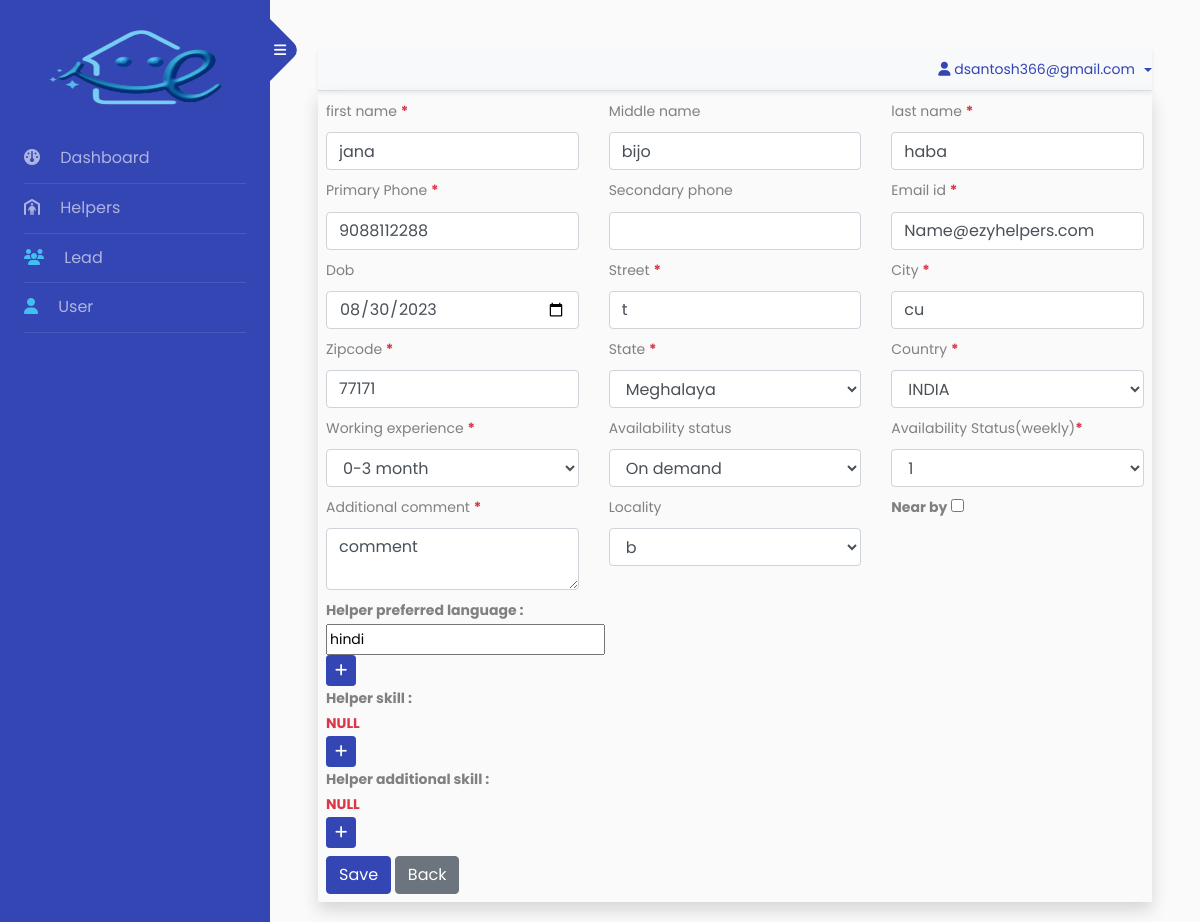
/helper_edit/2 (signed in), run on an earlier commit of the app's database.
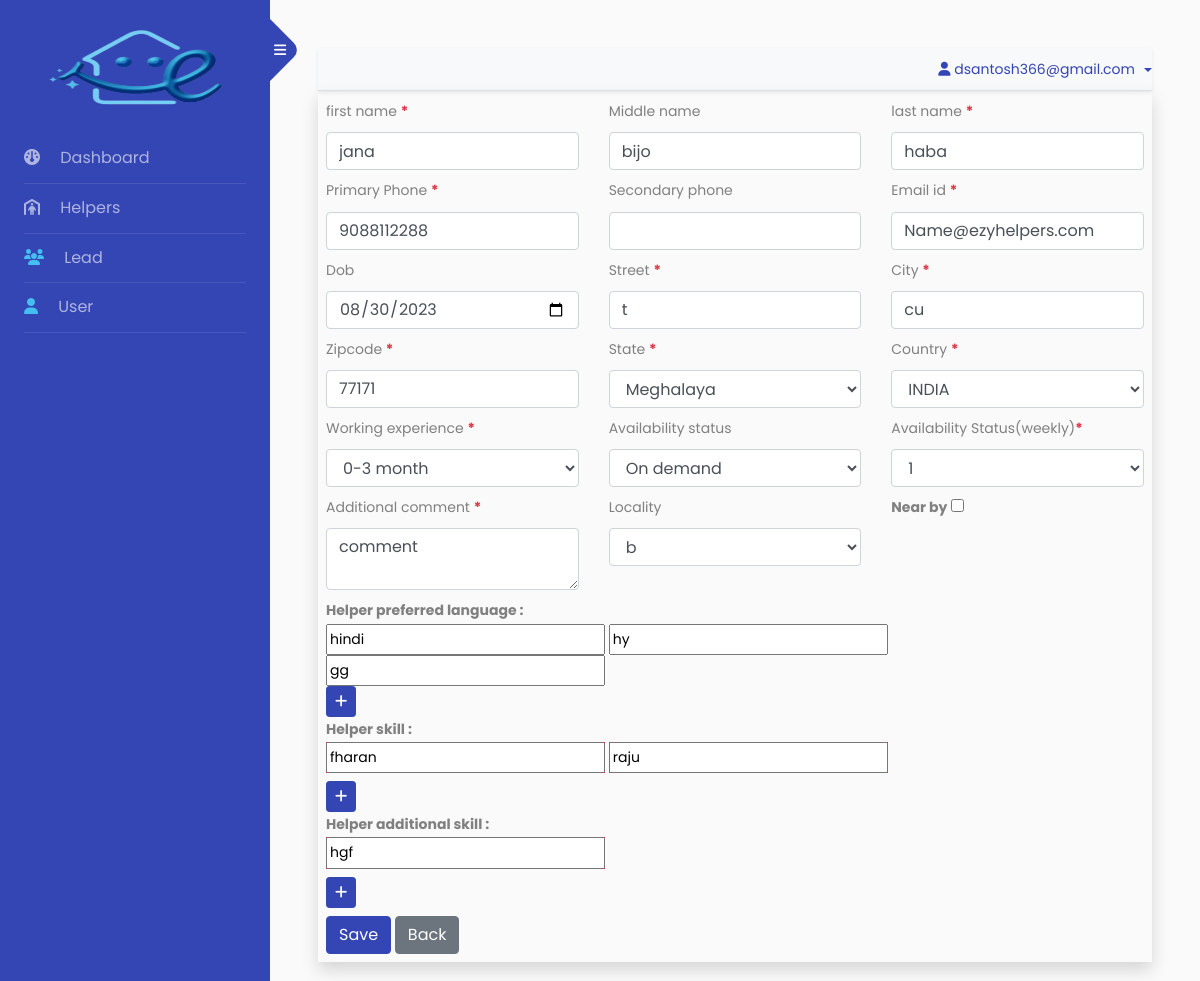
And on a later commit of the database.
### app/models.py (models this page shows, shortened)
class HelperModel(models.Model):
    helper_id = models.CharField(max_length=20,null=True,blank=True,unique=True)
    helper_status = models.CharField(max_length=50,choices=CONTACT_STATUS,default='pending')
    first_name = models.CharField(max_length=100,null=False,blank=False)
    middle_name = models.CharField(max_length=100,null=True,blank=True)
    last_name = models.CharField(max_length=100,null=False,blank=False)
    primary_phone = models.IntegerField(null=False,blank=False)
    secondary_phone = models.IntegerField(null=True,blank=True)
    email_id = models.CharField(max_length=100,null=True,blank=True,default='Name@ezyhelpers.com')
    dob = models.DateField()
    street = models.CharField(max_length=100,null=False,blank=False)
    city = models.CharField(max_length=100,null=False,blank=False)
    zipcode = models.IntegerField(null=False,blank=False)
    state = models.CharField(max_length=100,choices=STATE,null=False,blank=False)
    country = models.CharField(max_length=100,choices=COUNTRY,null=False,blank=False)
    additional_comment = models.TextField(blank=True,null=True)
    work_experience = models.CharField(max_length=30,choices=EXPERIENCE)
    availability_status_week = models.IntegerField(default=1,choices=WEEK)
    availability_status = models.CharField(max_length=60,choices=AVAILABILITY_STATUS)
    locality = models.CharField(max_length=30,choices=LOCALITY)
    near_by = models.BooleanField(default=False)
    admin_user = models.ForeignKey(User,on_delete=models.CASCADE,null=True,blank=True)
    create_date = models.DateField(auto_now_add=True)
    update_date = models.DateField(null=True,blank=True)

class HelperPreferredLanguageModel(models.Model):
    helper = models.ForeignKey(HelperModel,on_delete=models.CASCADE)
    language = models.CharField(max_length=100)

class HelperSkillSetModel(models.Model):
    helper = models.ForeignKey(HelperModel,on_delete=models.CASCADE)
    skill = models.CharField(max_length=200)

class HelperAdditionalSkillSetModel(models.Model):
    helper = models.ForeignKey(HelperModel,on_delete=models.CASCADE)
    additional_skill = models.CharField(max_length=100)

### backnd/views.py (the view, shortened to what this page needs)
# urls.py: path('helper_edit/<id>',HelperEditView,name='helper_edit'),
@login_required
def HelperEditView(request,id):
    helper = HelperModel.objects.get(id = id)
    helper_skill = HelperSkillSetModel.objects.filter(helper = helper)
    helper_additional_skill = HelperAdditionalSkillSetModel.objects.filter(helper = helper)
    helper_language = HelperPreferredLanguageModel.objects.filter(helper = helper)
    fm = HelperForm(instance=helper) # form
    data = {
        'fm':fm,
        'skill': helper_skill,
        'additional_skill':helper_additional_skill,
        'helper_language':helper_language
    }
    return render(request,'helper_edit.html',data)

### templates/helper_edit.html (shortened to what this page needs)
{% extends 'index.html' %}
{% block body %}
<section class='shadow  p-2'>
    <form method="post">
        <div class="row">
            {% for i in fm %}
            <div class="col-md-4">
                {{i.label|safe}}
                {{i}}
            </div>
            {% endfor %}
        </div>
        <div class="helper-language-div">
            <b>Helper preferred language : </b> <br>
            {% for i in helper_language %}
            <input type="text" name='language' value="{{i.language}}">
            {% empty %}
            <b class='text-danger'>NULL</b>
            {% endfor %}
            <button class="btn btn-primary btn-sm helper-language-btn" type="button"><i
                    class="fa-solid fa-plus"></i></button>
        </div>
        <div class="helper-skill">
            <b>Helper skill : </b> <br>
            {% for i in skill %}
            <label for="" class='bg-danger '>
                <input type="text" name='skill' value="{{i.skill}}">
            </label>
            {% empty %}
            <b class='text-danger'>NULL</b>
            {% endfor %}
            <button class="btn btn-primary btn-sm helper-skill-btn" type="button"><i
                    class="fa-solid fa-plus"></i></button>
        </div>
        <div class="helper-add-skill">
            <b>Helper additional skill : </b> <br>
            {% for i in additional_skill %}
            <label for="" class='bg-danger '>
                <input type="text" name='ad-skill' value="{{i.additional_skill}}">
            </label>
            {% empty %}
            <b class='text-danger'>NULL</b>
            {% endfor %}
            <button class="btn btn-primary btn-sm helper-ad-skill-btn" type="button"><i
                    class="fa-solid fa-plus"></i></button>
        </div>
        <button type='submit' class='btn btn-primary mt-2'>Save</button>
        <a href="{% url 'helper_list' %}" class='btn btn-secondary mt-2'>Back</a>
    </form>
</section>
{% endblock body %}

What changed in the data, as far as the page shows it:
added HelperPreferredLanguageModel: language "hy"
added HelperPreferredLanguageModel: language "gg"
added HelperSkillSetModel: skill "fharan"
added HelperSkillSetModel: skill "raju"
added HelperAdditionalSkillSetModel: ad-skill "hgf"
Also different on the page:
text no longer shown: "NULL NULL"
